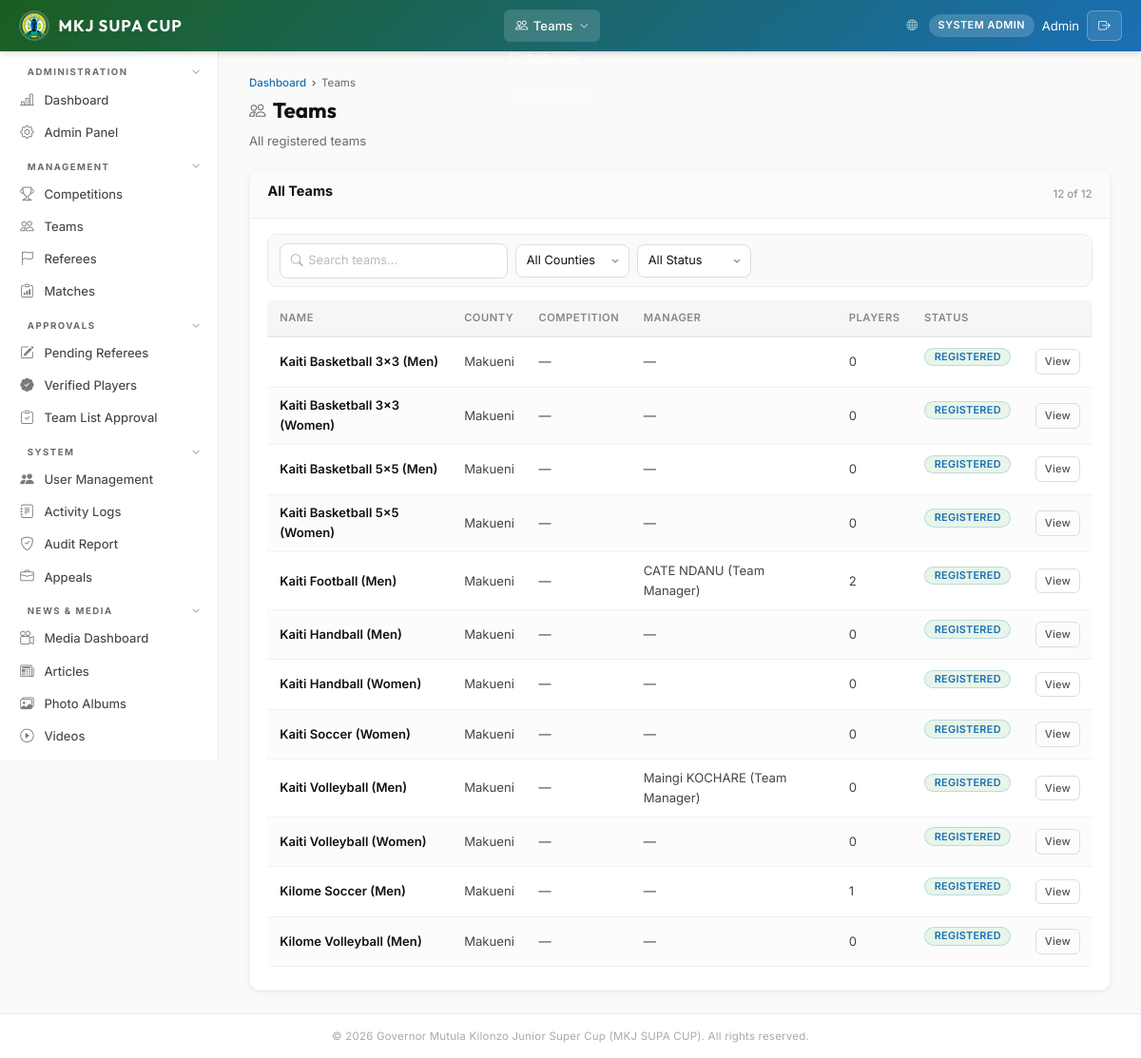
The app's page /portal/teams/ (signed in) with its own data.
### accounts/models.py (models this page shows, shortened)
class User(AbstractBaseUser, PermissionsMixin):
    email       = models.EmailField(unique=True)
    first_name  = models.CharField(max_length=100)
    last_name   = models.CharField(max_length=100)
    phone       = models.CharField(max_length=13, validators=[kenya_phone_validator])
    role        = models.CharField(max_length=30, choices=UserRole.choices, default=UserRole.TEAM_MANAGER)
    county      = models.CharField(max_length=100, blank=True, help_text="Kenyan county")
    sub_county  = models.CharField(
        max_length=100, blank=True, default="",
        help_text="Sub-county or constituency assignment for sub-county sports officers",
    )
    profile_photo = models.ImageField(upload_to="profiles/", null=True, blank=True)
    is_active   = models.BooleanField(default=True)
    is_staff    = models.BooleanField(default=False)
    is_suspended = models.BooleanField(default=False, help_text="Admin-suspended account")
    assigned_discipline = models.CharField(
        max_length=30, blank=True, default="",
        help_text="Sport family or discipline this user manages (for Coordinator / Scout roles)",
    )
    must_change_password = models.BooleanField(
        default=False,
        help_text="When True the user must set a new password on next login.",
    )
    date_joined = models.DateTimeField(default=timezone.now)
    last_login  = models.DateTimeField(null=True, blank=True)
    objects = UserManager()
    USERNAME_FIELD  = "email"
    REQUIRED_FIELDS = ["first_name", "last_name"]
    class Meta:
        verbose_name      = "User"
        verbose_name_plural = "Users"
        ordering = ["last_name", "first_name"]
    def __str__(self):
        return f"{self.get_full_name()} ({self.get_role_display()})"
    def get_full_name(self):
        return f"{self.first_name} {self.last_name}".strip()

### teams/models.py (models this page shows, shortened)
class Team(models.Model):
    name        = models.CharField(max_length=200, unique=True)
    county      = models.ForeignKey(County, on_delete=models.CASCADE, related_name="teams", help_text="County this team represents")
    sub_county  = models.CharField(max_length=100, blank=True, default="", help_text="Sub-county or constituency this team represents")
    sport_type  = models.CharField(
        max_length=30, choices=SportType.choices, default=SportType.FOOTBALL_MEN,
        help_text="Sport this team competes in"
    )
    source_discipline = models.OneToOneField(
        "CountyDiscipline",
        on_delete=models.SET_NULL,
        null=True,
        blank=True,
        related_name="linked_team",
    )
    competition = models.ForeignKey(
        "competitions.Competition", on_delete=models.SET_NULL, null=True, blank=True,
        related_name="teams"
    )
    manager     = models.ForeignKey(
        settings.AUTH_USER_MODEL, on_delete=models.SET_NULL, null=True, blank=True,
        related_name="managed_teams"
    )
    status      = models.CharField(max_length=20, choices=TeamStatus.choices, default=TeamStatus.PENDING)
    badge       = models.ImageField(upload_to="team_badges/", null=True, blank=True)
    county_logo = models.ImageField(upload_to="county_logos/", null=True, blank=True, help_text="County government logo")
    home_outfield_colour = models.CharField(max_length=50, blank=True, help_text="Home outfield jersey colour")
    home_shorts_colour   = models.CharField(max_length=50, blank=True, help_text="Home shorts colour")
    home_socks_colour    = models.CharField(max_length=50, blank=True, help_text="Home socks colour")
    home_gk_colour       = models.CharField(max_length=50, blank=True, help_text="Home goalkeeper jersey colour")
    home_kit_image       = models.ImageField(upload_to="kits/home/", null=True, blank=True, help_text="Photo of home kit")
    away_outfield_colour = models.CharField(max_length=50, blank=True, help_text="Away outfield jersey colour")
    away_shorts_colour   = models.CharField(max_length=50, blank=True, help_text="Away shorts colour")
    away_socks_colour    = models.CharField(max_length=50, blank=True, help_text="Away socks colour")
    away_gk_colour       = models.CharField(max_length=50, blank=True, help_text="Away goalkeeper jersey colour")
    away_kit_image       = models.ImageField(upload_to="kits/away/", null=True, blank=True, help_text="Photo of away kit")
    third_outfield_colour = models.CharField(max_length=50, blank=True, help_text="Third outfield jersey colour")
    third_shorts_colour   = models.CharField(max_length=50, blank=True, help_text="Third shorts colour")
    third_socks_colour    = models.CharField(max_length=50, blank=True, help_text="Third socks colour")
    third_gk_colour       = models.CharField(max_length=50, blank=True, help_text="Third goalkeeper jersey colour")
    third_kit_image       = models.ImageField(upload_to="kits/third/", null=True, blank=True, help_text="Photo of third kit")
    home_colour = models.CharField(max_length=50, blank=True, help_text="Primary kit colour (legacy)")
    away_colour = models.CharField(max_length=50, blank=True)
    contact_phone = models.CharField(max_length=13, validators=[kenya_phone_validator])
    contact_email = models.EmailField(blank=True)
    payment_confirmed    = models.BooleanField(default=True, help_text="Registration cleared for competition participation")
    payment_reference    = models.CharField(max_length=100, blank=True, help_text="M-Pesa or receipt reference")
    payment_amount       = models.DecimalField(max_digits=10, decimal_places=2, null=True, blank=True, help_text="Amount paid (KSh)")
    payment_confirmed_by = models.ForeignKey(
        settings.AUTH_USER_MODEL, on_delete=models.SET_NULL,
        null=True, blank=True, related_name="payment_confirmations",
    )
    payment_confirmed_at = models.DateTimeField(null=True, blank=True)
    registered_at = models.DateTimeField(auto_now_add=True)
    updated_at    = models.DateTimeField(auto_now=True)
    class Meta:
        ordering = ["county", "name"]

class County(models.Model):
    name = models.CharField(max_length=100, unique=True, help_text="County name (e.g., Nairobi, Mombasa)")
    code = models.CharField(max_length=10, unique=True, help_text="County code (e.g., NAI, MSA)")
    capital = models.CharField(max_length=100, blank=True, help_text="County capital/headquarters")
    sports_officer_name = models.CharField(max_length=200, blank=True, help_text="Sports officer full name")
    sports_officer_email = models.EmailField(blank=True, help_text="Sports officer email address")
    sports_officer_phone = models.CharField(max_length=13, blank=True, validators=[kenya_phone_validator], help_text="Sports officer phone number")
    alt_contact_name = models.CharField(max_length=200, blank=True, help_text="Alternative contact name")
    alt_contact_email = models.EmailField(blank=True, help_text="Alternative contact email")
    alt_contact_phone = models.CharField(max_length=13, blank=True, validators=[kenya_phone_validator], help_text="Alternative contact phone")
    office_address = models.TextField(blank=True, help_text="County sports office address")
    is_active = models.BooleanField(default=True, help_text="County is active and participating")
    created_at = models.DateTimeField(auto_now_add=True)
    updated_at = models.DateTimeField(auto_now=True)
    class Meta:
        ordering = ['name']
        verbose_name_plural = 'Counties'
    def __str__(self):
        return self.name

### mkj_cms/web_views.py (the view)
# urls.py: path("portal/teams/",                   teams_list_view,        name="teams_list"),
@login_required(login_url='web_login')
def teams_list_view(request):
    user = request.user
    if user.role == 'team_manager':
        teams = Team.objects.filter(manager=user)
    else:
        teams = Team.objects.all()
    return render(request, 'teams/list.html', {'teams': teams})

### templates/teams/list.html (shortened to what this page needs)
{% extends 'base.html' %}
{% block content %}
<div class="page-header">
    <div class="breadcrumb">
        <a href="{% url 'dashboard' %}">Dashboard</a>
        <span>Teams</span>
    </div>
    <h1><i class="bi bi-people"></i> Teams</h1>
    <p>{% if user.role == 'team_manager' %}Your team and players{% else %}All registered teams{% endif %}</p>
</div>
<div class="card">
    <div class="card-header">
        <h3>{% if user.role == 'team_manager' %}My Teams{% else %}All Teams{% endif %}</h3>
        <span class="toolbar-count" id="teamCount"></span>
    </div>
    <div class="card-body">
        {% if teams %}
        <div class="toolbar">
            <div class="toolbar-search">
                <i class="bi bi-search"></i>
                <input type="text" id="teamSearch" placeholder="Search teams..." oninput="filterTeams()">
            </div>
            <select class="toolbar-select" id="countyFilter" onchange="filterTeams()">
                <option value="">All Counties</option>
            </select>
            <select class="toolbar-select" id="statusFilter" onchange="filterTeams()">
                <option value="">All Status</option>
            </select>
        </div>
        <div class="table-responsive">
            <table id="teamsTable">
                <thead>
                    <tr>
                        <th>Name</th>
                        <th>County</th>
                        <th>Competition</th>
                        <th>Manager</th>
                        <th>Players</th>
                        <th>Status</th>
                        <th></th>
                    </tr>
                </thead>
                <tbody>
                    {% for team in teams %}
                    <tr data-county="{{ team.county }}" data-status="{{ team.status }}">
                        <td><strong>{{ team.name }}</strong></td>
                        <td>{{ team.county }}</td>
                        <td>{{ team.competition|default:"—" }}</td>
                        <td>{{ team.manager|default:"—" }}</td>
                        <td>{{ team.players.count }}</td>
                        <td>
                            {% if team.status == 'registered' %}
                            <span class="badge badge-success">Registered</span>
                            {% elif team.status == 'pending' %}
                            <span class="badge badge-warning">Pending</span>
                            {% else %}
                            <span class="badge badge-danger">{{ team.get_status_display }}</span>
                            {% endif %}
                        </td>
                        <td>
                            <a href="{% url 'team_detail' team.pk %}" class="btn btn-outline btn-xs">View</a>
                        </td>
                    </tr>
                    {% endfor %}
                </tbody>
            </table>
        </div>
        {% else %}
        <div class="empty-state">
            <div class="icon"><i class="bi bi-people"></i></div>
            <h3>No teams found</h3>
            <p>Teams will appear here once registered.</p>
        </div>
        {% endif %}
    </div>
</div>
{% endblock %}

### templates/base.html (shortened to what this page needs)
{% load static %}
<!DOCTYPE html>
<html lang="en">
<head>
    <link rel="stylesheet" href="https://cdn.jsdelivr.net/npm/bootstrap@5.1.3/dist/css/bootstrap.min.css">
    <link rel="stylesheet" href="{% static 'css/style.css' %}">
    <link rel="stylesheet" href="https://cdn.jsdelivr.net/npm/bootstrap-icons@1.11.3/font/bootstrap-icons.min.css">
</head>
<body>
    {% block body %}
    <nav class="navbar">
        <div style="display:flex;align-items:center;gap:0">
            <a href="{% url 'dashboard' %}" class="navbar-brand">
                <img src="{% static 'img/Makueni logo.png' %}" alt="Makueni County Logo">
                <span>MKJ SUPA CUP</span>
            </a>
        </div>
        <ul class="navbar-nav">
            {% if user.role == 'admin' or user.role == 'competition_manager' %}
            <li>
                <a href="{% url 'competitions_list' %}" class=""></a>
            </li>
            {% endif %}
            {% if user.role == 'admin' or user.role == 'competition_manager' or user.role == 'verification_officer' or user.role == 'team_manager' %}
            <li>
                <a href="{% url 'teams_list' %}" class="{% if 'team' in request.resolver_match.url_name %}active{% endif %}"><i class="bi bi-people"></i> Teams <i class="bi bi-chevron-down" style="font-size:.6rem;margin-left:.1rem"></i></a>
            </li>
            {% endif %}
            {% if user.role == 'admin' or user.role == 'coordinator' or user.role == 'referee' %}
            <li>
                <a href="{% url 'referees_list' %}" class=""><i class="bi bi-flag"></i> <i class="bi bi-chevron-down" style="font-size:.6rem;margin-left:.1rem"></i></a>
            </li>
            {% endif %}
            <li><a href="{% url 'matches_list' %}" class="{% if 'match' in request.resolver_match.url_name %}active{% endif %}"><i class="bi bi-clipboard-data"></i> Matches</a></li>
        </ul>
        <div class="navbar-user">
            <a href="{% url 'home' %}" style="color:rgba(255,255,255,.65);font-size:.72rem;margin-right:.25rem;"><i class="bi bi-globe"></i></a>
            <span class="role-badge">{{ user.get_role_display }}</span>
            <span style="font-size:.82rem">{{ user.first_name }}</span>
            <form method="post" action="{% url 'web_logout' %}" style="display:inline;">
                <button type="submit" class="btn-logout"><i class="bi bi-box-arrow-right"></i></button>
            </form>
        </div>
    </nav>
    <div class="layout">
        {% include 'includes/sidebar.html' %}
        <main class="main-content">
            {% block content %}{% endblock %}
        </main>
    </div>
    <footer class="footer">
        &copy; 2026 Governor Mutula Kilonzo Junior Super Cup (MKJ SUPA CUP). All rights reserved.
    </footer>
    {% endblock %}
</body>
</html>

### records on screen
User: role "SYSTEM ADMIN", first_name "Admin"
Team: name "Kaiti Basketball 3x3 (Men)", county "Makueni", competition "—", manager "—", players.count "0", status "REGISTERED"
Team: name "Kaiti Basketball 3x3 (Women)", county "Makueni", competition "—", manager "—", players.count "0", status "REGISTERED"
Team: name "Kaiti Basketball 5x5 (Men)", county "Makueni", competition "—", manager "—", players.count "0", status "REGISTERED"
Team: name "Kaiti Basketball 5x5 (Women)", county "Makueni", competition "—", manager "—", players.count "0", status "REGISTERED"
Team: name "Kaiti Football (Men)", county "Makueni", competition "—", manager "CATE NDANU (Team Manager)", players.count "2", status "REGISTERED"
Team: name "Kaiti Handball (Men)", county "Makueni", competition "—", manager "—", players.count "0", status "REGISTERED"
Team: name "Kaiti Handball (Women)", county "Makueni", competition "—", manager "—", players.count "0", status "REGISTERED"
Team: name "Kaiti Soccer (Women)", county "Makueni", competition "—", manager "—", players.count "0", status "REGISTERED"
Team: name "Kaiti Volleyball (Men)", county "Makueni", competition "—", manager "Maingi KOCHARE (Team Manager)", players.count "0", status "REGISTERED"
Team: name "Kaiti Volleyball (Women)", county "Makueni", competition "—", manager "—", players.count "0", status "REGISTERED"
Team: name "Kilome Soccer (Men)", county "Makueni", competition "—", manager "—", players.count "1", status "REGISTERED"
Team: name "Kilome Volleyball (Men)", county "Makueni", competition "—", manager "—", players.count "0", status "REGISTERED"
